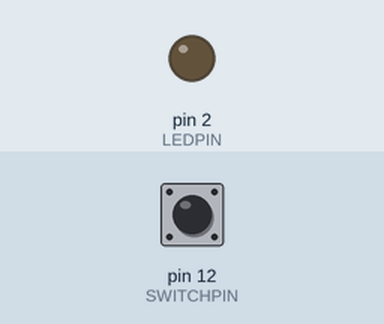
A sketch run on a simulated Arduino Uno, built with avr-gcc and run on an emulated ATmega328P. On the bench: output pins drawn as LEDs (lit = HIGH). Dashed ring = blinking. The test bench sets the inputs (shaded band); at power-on: pin 12 (SWITCHPIN) HIGH.

Above: at 1.2 s.
1.3 s: pin 12 (SWITCHPIN) pulled LOW for 0.15 s
At 2.5 s:
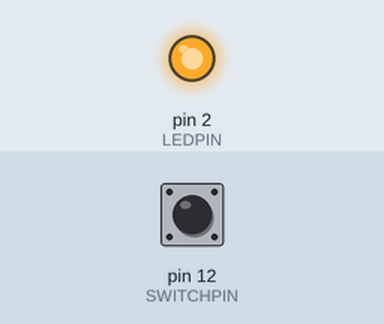
2.9 s: pin 12 (SWITCHPIN) pulled LOW for 1 s
At 4.15 s:
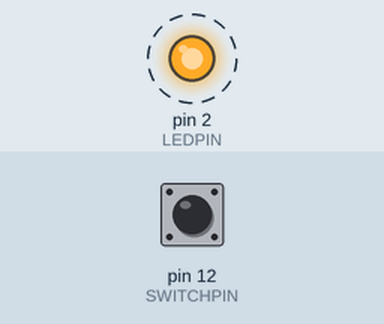
6.0 s: pin 12 (SWITCHPIN) pulled LOW for 3.2 s
At 6.6 s:
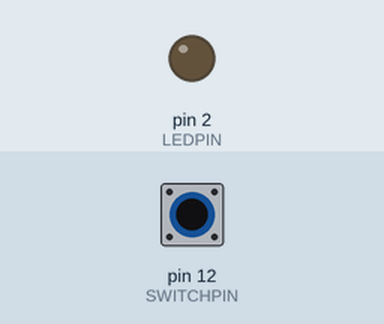
Timing chart, 0 to 9.0 s (numbered marks = the images above; inputs shaded):
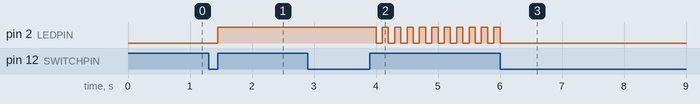

The sketch:

test_led_2.ino
```cpp
int s = 0;
int LEDPIN = 2;
int SWITCHPIN = 12;
void setup()
{
  pinMode(LEDPIN, OUTPUT);
  pinMode(SWITCHPIN, INPUT);
}

void loop()
{
  if (digitalRead(SWITCHPIN) == LOW) {
    s = s + 1;
    if (s > 2)
      s = 0;
    delay(20);
    while (digitalRead(SWITCHPIN) == LOW) {}
  }
  if (s == 0) {
    digitalWrite(LEDPIN, LOW);
  }
  if (s == 1) {
    digitalWrite(LEDPIN, HIGH);
  }
  if (s == 2) {
    digitalWrite(LEDPIN, HIGH);
    delay(100);
    digitalWrite(LEDPIN, LOW);
    delay(100);
  }
}
```

Measured:
- after the input at 1.3 s, pin 2 (LEDPIN): LOW → HIGH after 0.15 s
- after the input at 2.9 s, pin 2 (LEDPIN): alternates HIGH for 0.10 s and LOW for 0.10 s, starting after 1.1 s
- after the input at 6.0 s, pin 2 (LEDPIN): goes on until 6.0 s, then stays LOW
